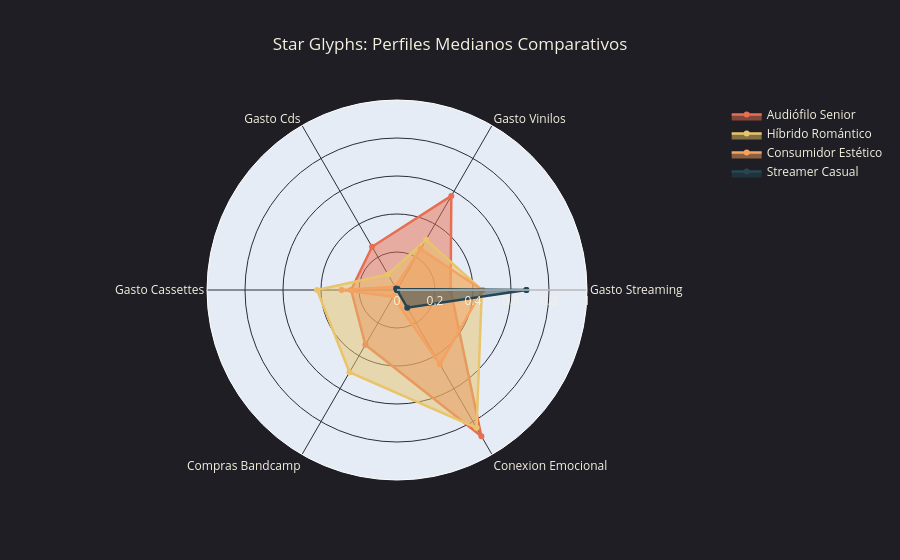

Write notebook code for a chart like this one.
### Markdown cell above
### 9. Star Glyphs (Huellas de Consumo Radial)

Para facilitar la detección de picos de consumo y la ubicación de tendencias entre las distintas tribus, recurrimos a un diseño de alternativas de glifos en formato de Pequeños Múltiplos (Small Multiples).

El **Star Glyph** (o gráfico de radar radial) ha demostrado ser sumamente efectivo para comparar el volumen multivariado de un vistazo. Al normalizar los datos en una escala común, la "huella dactilar" geométrica de cada tribu revela instantáneamente sus prioridades: desde el consumo masivo de Bandcamp por parte del Híbrido Romántico, hasta la dependencia exclusiva del entorno digital del Streamer Casual.

Normalizamos las variables críticas para evaluar cuál es la "huella dactilar" característica de cada una de nuestras cuatro tribus en formato polar.

### Code cell
radar_features = ["gasto_streaming", "gasto_vinilos", "gasto_cds", "gasto_cassettes", "compras_bandcamp", "conexion_emocional"]
df_radar_data = df_usuarios.copy()

for col in radar_features:
    df_radar_data[col] = (df_radar_data[col] - df_radar_data[col].min()) / (df_radar_data[col].max() - df_radar_data[col].min())

fig_radar = go.Figure()
colores_tribu = {
    "Audiófilo Senior": "#E76F51",
    "Híbrido Romántico": "#E9C46A",
    "Consumidor Estético": "#F4A261",
    "Streamer Casual": "#264653"
}

for tribu, color in colores_tribu.items():
    mediana_tribu = df_radar_data[df_radar_data["tribu_real"] == tribu][radar_features].median()
    valores_lista = mediana_tribu.tolist()
    
    fig_radar.add_trace(go.Scatterpolar(
        r=valores_lista + [valores_lista[0]], 
        theta=[f.replace("_", " ").title() for f in radar_features] + [radar_features[0].replace("_", " ").title()],
        fill='toself',
        name=tribu,
        line=dict(color=color, width=2.5)
    ))

fig_radar.update_layout(
    polar=dict(
        radialaxis=dict(visible=True, range=[0, 1], gridcolor="#2D2D35", tickfont=dict(color="#F4F1DE")),
        angularaxis=dict(gridcolor="#2D2D35", tickfont=dict(color="#F4F1DE"))
    ),
    paper_bgcolor="#1E1E24",
    plot_bgcolor="#1E1E24",
    font=dict(color="#F4F1DE"),
    title=dict(text="Star Glyphs: Perfiles Medianos Comparativos", x=0.5, font=dict(color="#F4F1DE"))
)
fig_radar.show()

### Figure 1 — Plotly figure (JSON) as saved in the notebook; plotly's stock layout.template omitted (floating-point values rounded to 4 significant figures)
{"data": [{"fill": "toself", "line": {"color": "#E76F51", "width": 2.5}, "name": "Audiófilo Senior", "r": [0.2822, 0.5718, 0.2625, 0.2414, 0.3333, 0.8882, 0.2822], "theta": ["Gasto Streaming", "Gasto Vinilos", "Gasto Cds", "Gasto Cassettes", "Compras Bandcamp", "Conexion Emocional", "Gasto Streaming"], "type": "scatterpolar"}, {"fill": "toself", "line": {"color": "#E9C46A", "width": 2.5}, "name": "Híbrido Romántico", "r": [0.4466, 0.3054, 0.09477, 0.4207, 0.5, 0.8375, 0.4466], "theta": ["Gasto Streaming", "Gasto Vinilos", "Gasto Cds", "Gasto Cassettes", "Compras Bandcamp", "Conexion Emocional", "Gasto Streaming"], "type": "scatterpolar"}, {"fill": "toself", "line": {"color": "#F4A261", "width": 2.5}, "name": "Consumidor Estético", "r": [0.4493, 0.2489, 0.01944, 0.2921, 0.04167, 0.4518, 0.4493], "theta": ["Gasto Streaming", "Gasto Vinilos", "Gasto Cds", "Gasto Cassettes", "Compras Bandcamp", "Conexion Emocional", "Gasto Streaming"], "type": "scatterpolar"}, {"fill": "toself", "line": {"color": "#264653", "width": 2.5}, "name": "Streamer Casual", "r": [0.6809, 0.006281, 0.009182, 0, 0, 0.1078, 0.6809], "theta": ["Gasto Streaming", "Gasto Vinilos", "Gasto Cds", "Gasto Cassettes", "Compras Bandcamp", "Conexion Emocional", "Gasto Streaming"], "type": "scatterpolar"}], "layout": {"font": {"color": "#F4F1DE"}, "paper_bgcolor": "#1E1E24", "plot_bgcolor": "#1E1E24", "polar": {"angularaxis": {"gridcolor": "#2D2D35", "tickfont": {"color": "#F4F1DE"}}, "radialaxis": {"gridcolor": "#2D2D35", "range": [0, 1], "tickfont": {"color": "#F4F1DE"}, "visible": true}}, "title": {"font": {"color": "#F4F1DE"}, "text": "Star Glyphs: Perfiles Medianos Comparativos", "x": 0.5}}}
